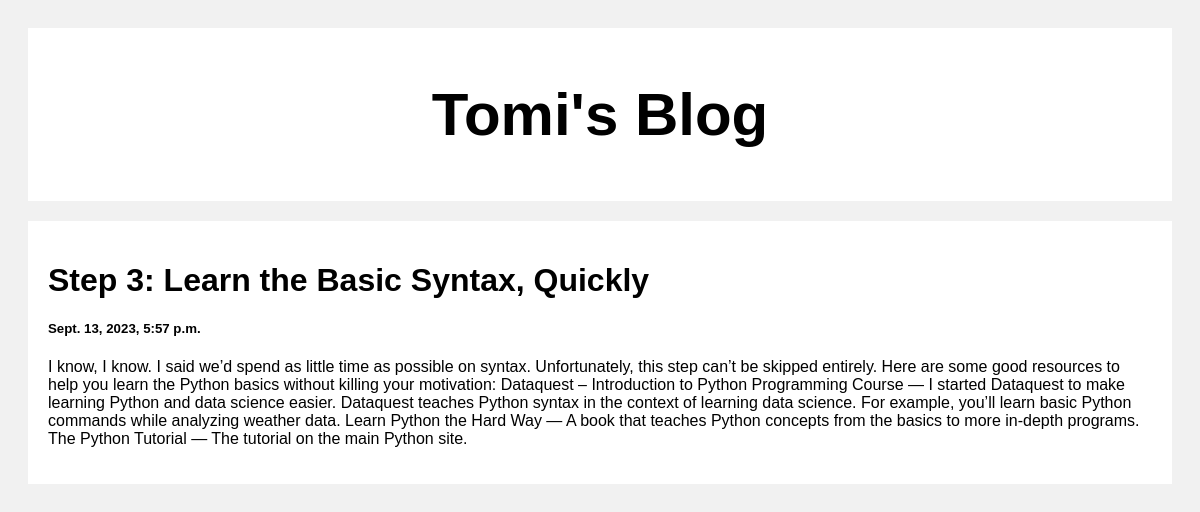
The app's page /post/4 with its own data.
### post/models.py (models this page shows)
class Post(models.Model):
    title=models.CharField(max_length=1000)
    created_at=models.DateTimeField(default=datetime.now)
    body=models.TextField(max_length=1000000)

### post/views.py (the view)
# urls.py: path('',include('post.urls'),)
def post(request,pk):
    posts=Post.objects.get(id=pk)
    return render(request,'posts.html',{'posts':posts})

### templates/posts.html (shortened to what this page needs)
<!DOCTYPE html>
<html>
<head>
</head>
<body>
<div class="header">
  <h2>Tomi's Blog</h2>
</div>
<div class="row">
  <div class="leftcolumn">
    <div class="card">
        <h1>{{posts.title}}</h1>
        <h5>{{posts.created_at}}</h5>
        <p>{{posts.body}}</p>
    </div>
  </div>
</div>
</body>
</html>

### templates/posts.html (style rules this page uses)
* { box-sizing: border-box; }
body { font-family: Arial; padding: 20px; background: #f1f1f1; }
.header { padding: 2px; font-size: 40px; text-align: center; background: white; }
.leftcolumn { float: left; width: 100%; }
.card { background-color: white; padding: 20px; margin-top: 20px; }
.row:after { content: ""; display: table; clear: both; }

### records on screen
Post: title "Step 3: Learn the Basic Syntax, Quickly", created_at "Sept. 13, 2023, 5:57 p.m.", body "I know, I know. I said we’d spend as little time as possible on syntax. Unfortunately, this step can’t be skipped entirely. Here are some good resources to help you learn the Python basics without killing your motivation: Dataquest – Introduction to Python Programming Course — I started Dataquest to make learning Python and data science easier. Dataquest teaches Python syntax in the context of learning data science. For example, you’ll learn basic Python commands while analyzing weather data. Learn Python the Hard Way — A book that teaches Python concepts from the basics to more in-depth programs. The Python Tutorial — The tutorial on the main Python site."
